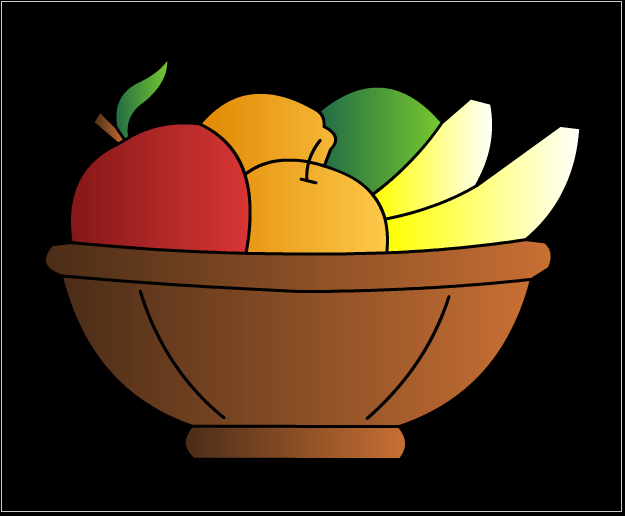
//> input picture fruits.png, 625 x 516 px
$ ./mirror   (built with g++ and OpenCV 4)
//> lines starting //> are read from the running program, lines starting //| are printed output that depends on the picture
#include <iostream>
#include <stdlib.h>
#include "opencv2/highgui/highgui.hpp"
#include "opencv2/imgproc/imgproc.hpp"
#include "opencv2/core/core.hpp"
using namespace cv;
using namespace std;
int main()
{
	Mat img=imread("fruits.png",1);
//> img is the input picture: 516 rows x 625 cols, CV_8UC3; mean B, G, R 23.9, 48.6, 71.6
	Mat img1(img.rows,img.cols*2,CV_8UC3,Scalar(255,255,255));
	int a,b,i,j;
	for(i=0;i<img1.rows;i++)
	{
		b=0;
		for(j=0;j<img1.cols;j++)
		{
			if(j<img.cols)
			{
				img1.at<Vec3b> (i,j)[0]=img.at<Vec3b>(i,j)[0];
			    img1.at<Vec3b> (i,j)[1]=img.at<Vec3b>(i,j)[1];
				img1.at<Vec3b> (i,j)[2]=img.at<Vec3b>(i,j)[2];
			}
			else
			{
				img1.at<Vec3b> (i,j)[0]=img.at<Vec3b>(i,img1.cols-1-j)[0];
			    img1.at<Vec3b> (i,j)[1]=img.at<Vec3b>(i,img1.cols-1-j)[1];
				img1.at<Vec3b> (i,j)[2]=img.at<Vec3b>(i,img1.cols-1-j)[2];
			}
			b++;
		}

	}
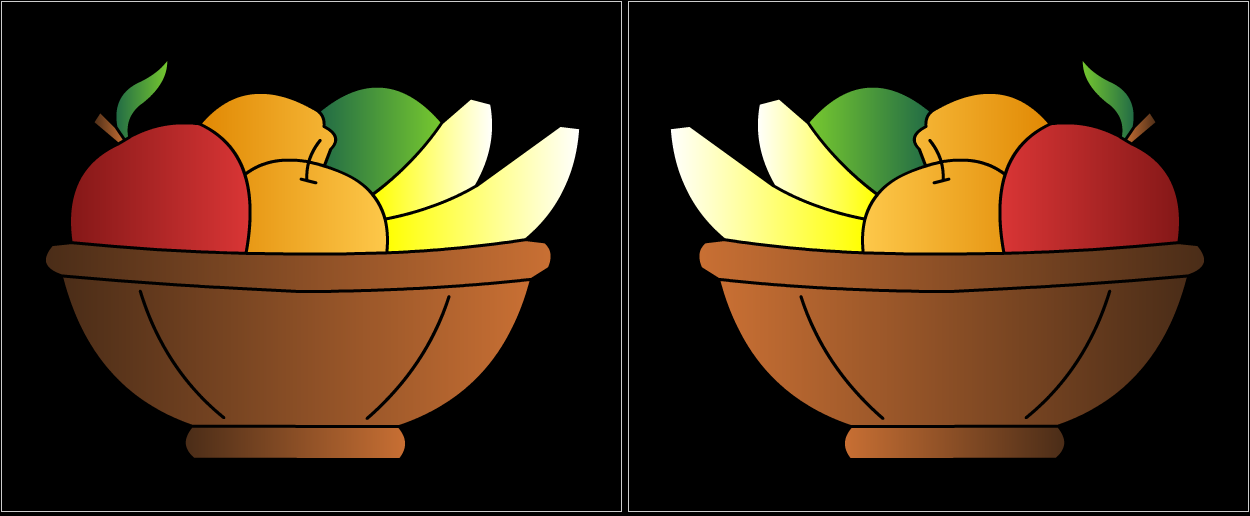
//> img1: 516 rows x 1250 cols, CV_8UC3; mean B, G, R 23.9, 48.6, 71.6
//> after the loop, b = 1250
	namedWindow("ab",WINDOW_NORMAL);
	imshow("ab",img1);
	waitKey(0);
	return 0;
}
